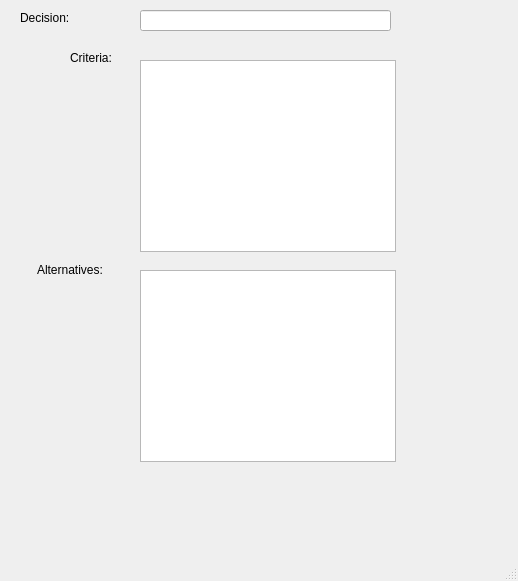
<?xml version="1.0" encoding="UTF-8"?>
<ui version="4.0">
 <class>MainWindow</class>
 <widget class="QMainWindow" name="MainWindow">
  <property name="geometry">
   <rect>
    <x>0</x>
    <y>0</y>
    <width>518</width>
    <height>581</height>
   </rect>
  </property>
  <property name="windowTitle">
   <string>Decisions</string>
  </property>
  <widget class="QWidget" name="centralwidget">
   <widget class="QLineEdit" name="lineEdit">
    <property name="geometry">
     <rect>
      <x>140</x>
      <y>10</y>
      <width>251</width>
      <height>21</height>
     </rect>
    </property>
   </widget>
   <widget class="QLabel" name="label">
    <property name="geometry">
     <rect>
      <x>20</x>
      <y>10</y>
      <width>58</width>
      <height>16</height>
     </rect>
    </property>
    <property name="text">
     <string>Decision:</string>
    </property>
   </widget>
   <widget class="QLabel" name="label_2">
    <property name="geometry">
     <rect>
      <x>37</x>
      <y>260</y>
      <width>81</width>
      <height>20</height>
     </rect>
    </property>
    <property name="text">
     <string>Alternatives:</string>
    </property>
   </widget>
   <widget class="QLabel" name="label_3">
    <property name="geometry">
     <rect>
      <x>70</x>
      <y>50</y>
      <width>58</width>
      <height>16</height>
     </rect>
    </property>
    <property name="text">
     <string>Criteria:</string>
    </property>
   </widget>
   <widget class="QTreeView" name="criteriaTreeView">
    <property name="geometry">
     <rect>
      <x>140</x>
      <y>60</y>
      <width>256</width>
      <height>192</height>
     </rect>
    </property>
   </widget>
   <widget class="QTreeView" name="altsTreeView">
    <property name="geometry">
     <rect>
      <x>140</x>
      <y>270</y>
      <width>256</width>
      <height>192</height>
     </rect>
    </property>
   </widget>
  </widget>
  <widget class="QMenuBar" name="menubar">
   <property name="geometry">
    <rect>
     <x>0</x>
     <y>0</y>
     <width>518</width>
     <height>22</height>
    </rect>
   </property>
  </widget>
  <widget class="QStatusBar" name="statusbar"/>
 </widget>
 <resources/>
 <connections/>
</ui>
